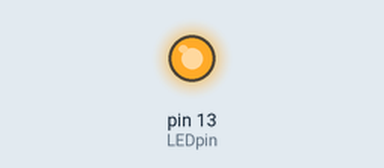
This sketch was run on a simulated Arduino Uno, built with avr-gcc and run on an emulated ATmega328P. Parts: output pins drawn as LEDs (lit = HIGH).

Above: at 0.5 s.
At 2.0 s:
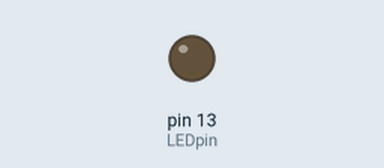
Timing chart, 0 to 5.2 s (numbered marks = the images above):
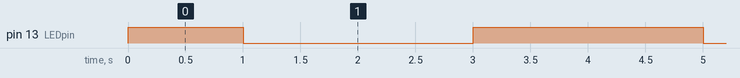

The sketch:

_________.ino
```cpp
const int LEDpin = 13;
int value;

void setup(){
  pinMode(LEDpin, OUTPUT);
  value = HIGH;
}

void loop(){
  const int timeDelay = 1000;
  write_delay(value, timeDelay);
  value = !value;
  write_delay(value, timeDelay);
}

void write_delay(int v, int d){
  digitalWrite(LEDpin, v);
  delay(d);
}
```

Measured:
- by itself, pin 13 (LEDpin): repeats every 4.0 s: LOW 2.0 s, HIGH 2.0 s
